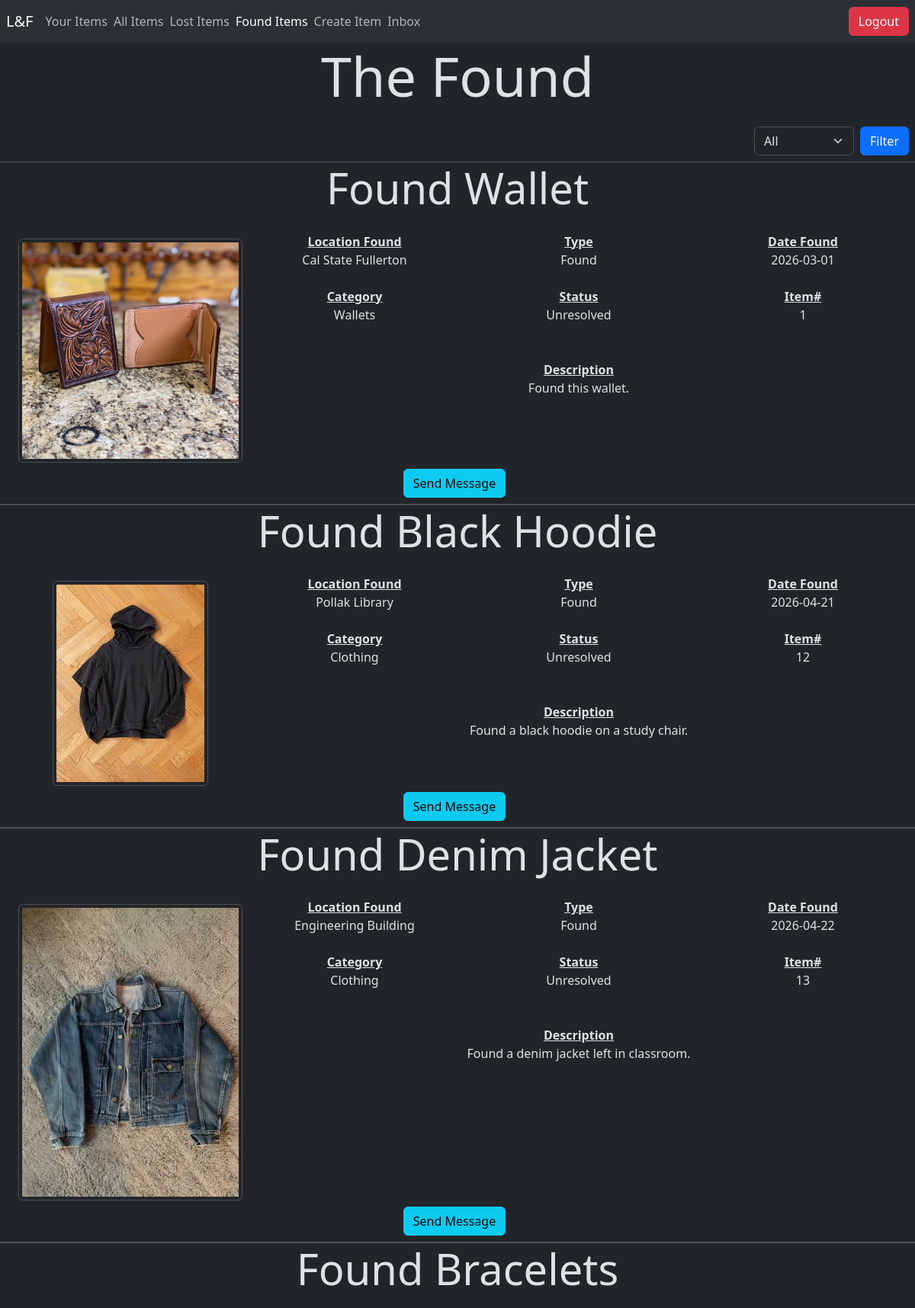
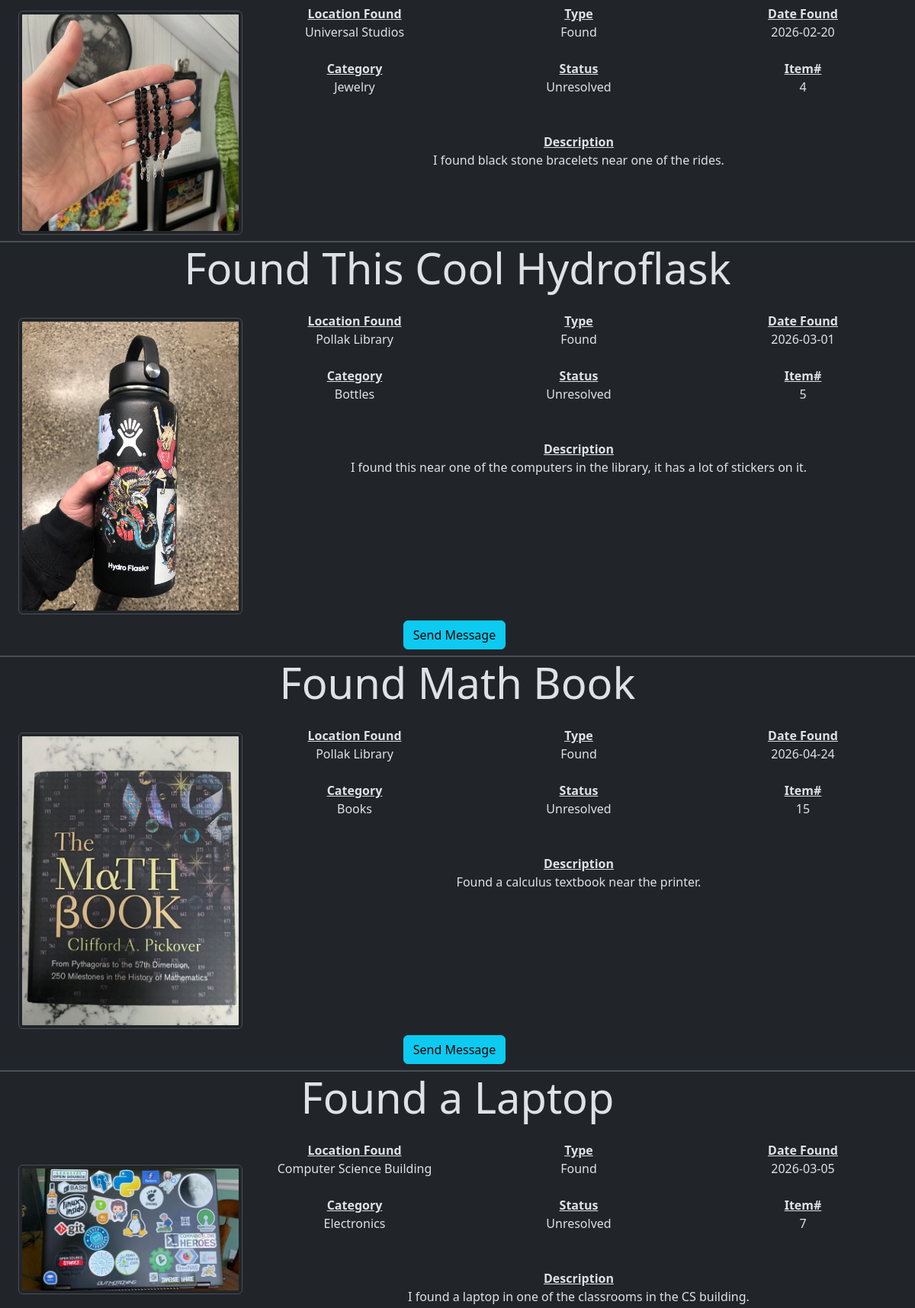
The page /found_items.php (signed in, upper part) on the database its author committed (2 pictures, top to bottom).
### tables this page shows
CREATE TABLE ITEM (
    Item_id INT AUTO_INCREMENT,
    Inserted_at TIMESTAMP NOT NULL,
    Location VARCHAR(50) NOT NULL,
    Description VARCHAR(250) NOT NULL,
    Title VARCHAR(50) NOT NULL, 
    Type VARCHAR(20) NOT NULL,
    Category VARCHAR(20) NOT NULL,
    Status VARCHAR(20) NOT NULL,
    Date DATE NOT NULL,
    Img VARCHAR(225) NOT NULL,
    User_id INT NOT NULL,

    PRIMARY KEY (Item_id),
    FOREIGN KEY (User_id) REFERENCES USER (User_id)
);

### found_items.php (the view, shortened to what this page needs)
<?php
include("connect.php");
$user_email = $_SESSION["Email"];
$user_id = $_SESSION["User_id"];
$categories = ["All", "Electronics", "Clothing", "Jewelry", "Books", "Bags", "Wallets", "Other"];
if ($_SERVER["REQUEST_METHOD"] == "POST") {
    $category_index = $_POST["category"];
    $category = $categories[$category_index];
    if ($category != "All") {
        $sql = "
        select Item.*, User.Email
        from Item
        join User
        on Item.User_id = User.User_id
        where Item.Status='Unresolved' and Item.Category='$category' and Item.Type='Found';
        ";
    } else {
        $sql = "
        select Item.*, User.Email
        from Item
        join User
        on Item.User_id = User.User_id
        where Item.Status='Unresolved' and Item.Type='Found';
        ";
    }
} else {
    $sql = "
    select Item.*, User.Email
    from Item
    join User
    on Item.User_id = User.User_id
    where Item.Status='Unresolved' and Item.Type='Found';
    ";
}
$items = $conn->query($sql);
$sql_fetch_notifications = "select count(*) from notification where Recipient_email = '$user_email';";
$notifications = $conn->query($sql_fetch_notifications);
$row = $notifications->fetch_assoc();
$count = $row['count(*)'];
?>
<!doctype html>
<html lang="en" class="h-100" data-bs-theme="dark">
<head>
    <link href="https://cdn.jsdelivr.net/npm/bootstrap@5.3.8/dist/css/bootstrap.min.css" rel="stylesheet">
</head>
<nav class="navbar bg-body-tertiary">
    <a class="navbar-brand ms-2" href="#">L&F</a>
    <ul class="navbar-nav me-auto flex-row d-flex">
        <li class="nav-item me-2">
            <a class="nav-link" href="user_items.php">Your Items</a>
        </li>
        <li class='nav-item me-2'>
            <a class='nav-link' href='view_items.php'>All Items</a>
        </li>
        <li class="nav-item me-2">
            <a class="nav-link" href="lost_items.php">Lost Items</a>
        </li>
        <li class="nav-item me-2">
            <a class="nav-link active" href="found_items.php">Found Items</a>
        </li>
        <li class="nav-item me-2">
            <a class="nav-link" href="item_submission.php">Create Item</a>
        </li>
        <?php
        if ($count > 0) {
            echo ("
            <li class='nav-item me-2'>
                <a class='nav-link' href='view_conversations.php'>Inbox*</a>
            </li>
            ");
        } else {
            echo ("
            <li class='nav-item me-2'>
                <a class='nav-link' href='view_conversations.php'>Inbox</a>
            </li>
            ");
        } ?>
    </ul>
    <a href="logout.php">
        <button class="btn btn-danger me-2" type="button">Logout</button>
    </a>
</nav>
<body>
    <h1 class="display-2 text-center mb-4">The Found</h1>
    <form method="post" class="d-flex mb-2 me-2">
        <div class="ms-auto">
            <select class="form-select ms-auto" id="category" name="category">
                <?php
                if ($_SERVER["REQUEST_METHOD"] == "POST") {
                    echo ("<option value=$category_index selected>" . $categories[$category_index] . "</option>");
                    for ($i = 0; $i < count($categories); $i++) {
                        if ($i != $category_index) {
                            echo ("<option value=$i>" . $categories[$i] . "</option>");
                        }
                    }
                } else {
                    echo ("
                    <option value=0>All</option>
                    <option value=1>Electronics</option>
                    <option value=2>Clothing</option>
                    <option value=3>Jewelry</option>
                    <option value=4>Books</option>
                    <option value=5>Bags</option>
                    <option value=6>Wallets</option>
                    <option value=7>Other</option>
                    ");
                }
                ?>
            </select>
        </div>
        <button type="submit" class="btn btn-primary ms-2">Filter</button>
    </form>
    <?php while ($row = $items->fetch_assoc()) {
    ?>
        <div class="border-bottom border-top">
            <h1 class="display-4 text-center mb-4"><?php echo $row['Title']; ?></h1>
            <div class="d-flex justify-content-evenly text-center text-break">
                <div class="w-25 d-flex align-items-center flex-column justify-content-center ms-4">
                    <img src="<?php echo $row['Img']; ?>" class="img-thumbnail mb-2 mt-2 rounded">
                </div>
                <div class="w-75 d-flex flex-column">
                    <div class="d-flex justify-content-evenly w-100">
                        <div class="w-100">
                            <b class="text-decoration-underline">Location Found</b><br>
                            <p><?php echo $row['Location']; ?></p>
                        </div>
                        <div class="w-100">
                            <b class="text-decoration-underline">Type</b><br>
                            <p><?php echo $row['Type']; ?></p>
                        </div>
                        <div class="w-100">
                            <b class="text-decoration-underline">Date Found</b><br>
                            <p><?php echo $row['Date']; ?></p>
                        </div>
                    </div>
                    <div class="d-flex justify-content-evenly w-100 mt-2 mb-2">
                        <div class="w-100">
                            <b class="text-decoration-underline">Category</b><br>
                            <p><?php echo $row['Category']; ?></p>
                        </div>
                        <div class="w-100">
                            <b class="text-decoration-underline">Status</b><br>
                            <p><?php echo $row['Status']; ?></p>
                        </div>
                        <div class="w-100">
                            <b class="text-decoration-underline">Item#</b><br>
                            <p><?php echo $row['Item_id']; ?></p>
                        </div>
                    </div>
                    <div class="w-100 mt-4">
                        <b class="text-decoration-underline">Description</b><br>
                        <p><?php echo $row['Description']; ?></p>
                    </div>
                </div>
            </div>
            <div class="d-flex text-center">
                <div class="w-100">
                    <?php
                    if ($row['User_id'] != $user_id) {
                        echo ("<a href='create_message.php?Recipient=" . $row['Email'] . "&Item_id=" . $row['Item_id'] . "'><button type='button' class='btn btn-info mb-2 me-2'>Send Message</button></a>");
                    }
                    ?>
                </div>
            </div>
        </div>
    <?php } ?>
</body>
</html>

### rows shown on the page
item: Title "Found Wallet", Img (picture), Location "Cal State Fullerton", Type "Found", Date "2026-03-01", Category "Wallets", Status "Unresolved", Item_id "1", Description "Found this wallet."
item: Title "Found Black Hoodie", Img (picture), Location "Pollak Library", Type "Found", Date "2026-04-21", Category "Clothing", Status "Unresolved", Item_id "12", Description "Found a black hoodie on a study chair."
item: Title "Found Denim Jacket", Img (picture), Location "Engineering Building", Type "Found", Date "2026-04-22", Category "Clothing", Status "Unresolved", Item_id "13", Description "Found a denim jacket left in classroom."
item: Title "Found Bracelets", Img (picture), Location "Universal Studios", Type "Found", Date "2026-02-20", Category "Jewelry", Status "Unresolved", Item_id "4", Description "I found black stone bracelets near one of the rides."
item: Title "Found This Cool Hydroflask", Img (picture), Location "Pollak Library", Type "Found", Date "2026-03-01", Category "Bottles", Status "Unresolved", Item_id "5", Description "I found this near one of the computers in the library, it has a lot of stickers on it."
item: Title "Found Math Book", Img (picture), Location "Pollak Library", Type "Found", Date "2026-04-24", Category "Books", Status "Unresolved", Item_id "15", Description "Found a calculus textbook near the printer."
item: Title "Found a Laptop", Img (picture), Location "Computer Science Building", Type "Found", Date "2026-03-05", Category "Electronics", Status "Unresolved", Item_id "7", Description "I found a laptop in one of the classrooms in the CS building."
